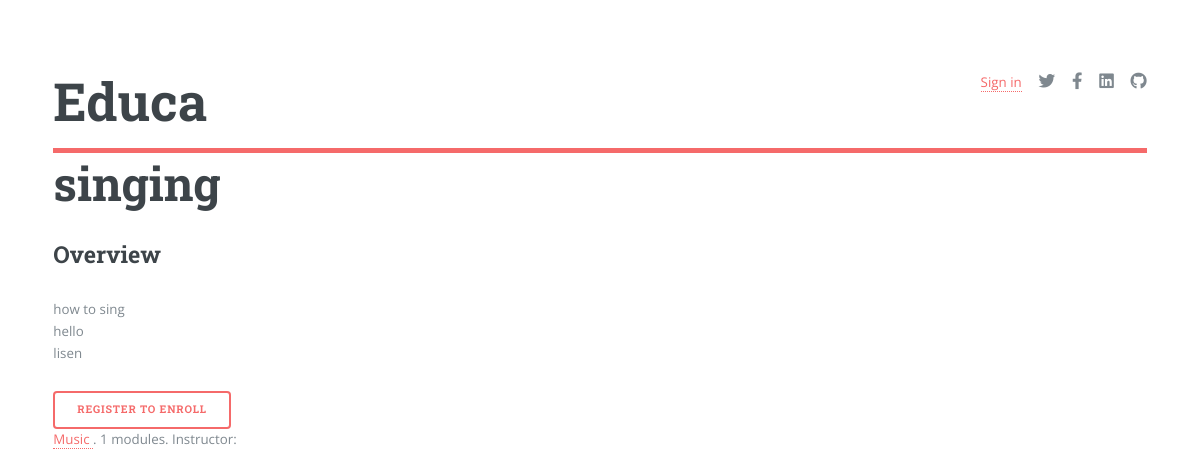
/course/singing/, run on the app's committed database.
### courses/models.py (models this page shows, shortened)
class Course(models.Model):
    owner = models.ForeignKey(User, related_name='courses_created', on_delete=models.CASCADE)
    subject = models.ForeignKey(Subject, related_name='courses', on_delete=models.CASCADE)
    title = models.CharField(max_length=200)
    slug = models.SlugField(max_length=200, unique=True)
    overview = models.TextField(blank=True)
    created = models.DateTimeField(auto_now_add=True)
    students = models.ManyToManyField(User, related_name='courses_joined', blank=True)
    class Meta:
        ordering= ['-created']

class Subject(models.Model):
    title = models.CharField(max_length=100)
    slug = models.CharField(max_length=100, unique=True)
    class Meta:
        ordering=['title']

### courses/views.py (the view)
# urls.py: path('<slug:slug>/', views.CourseDetailView.as_view(), name='course_detail'),
class CourseDetailView(DetailView):
    model = Course
    template_name = 'courses/course/detail.html'
    def get_context_data(self, **kwargs):
        context = super().get_context_data(**kwargs)
        context['enroll_form'] = CourseEnrollForm(initial={'course': self.object})
        return context

### courses/templates/courses/course/detail.html (shortened to what this page needs)
{% extends "base.html" %}
{% block content %}
    {% with subject=object.subject %}
        <h1>{{ object.title }}</h1>
        <div class="module">
            <h2>Overview</h2>
            <p>{{ object.overview|linebreaks }}</p>
            {% if request.user.is_authenticated %}
                <form action="{% url "student_enroll_course" %}" method="post">
                    {{ enroll_form }}
                    {% csrf_token %}
                    <input type="submit" value="Enroll now">
                </form>
            {% else %}
                    <a href="{% url "student_registration" %}" class="button">
                    Register to enroll
                    </a>
            {% endif %}
            <p>
                <a href="{% url "courses:course_list_subject" subject.slug %}">
                    {{ subject.title }}
                </a>.
                {{ object.modules.count }} modules.
                Instructor: {{ object.owner.get_full_name }}
            </p>
        </div>
    {% endwith %}
{% endblock %}

### static/assets/css/main.css (style rules this page uses)
html, body, div, span, applet, object, iframe, h1, h2, h3, h4, h5, h6, p, blockquote, pre, a, abbr, acronym, address, big, cite, code, del, dfn, em, img, ins, kbd, q, s, samp, small, strike, strong, sub, sup, tt, var, b, u, i, center, dl, dt, dd, ol, ul, li, fieldset, form, label, legend, table, caption, tbody, tfoot, thead, tr, th, td, article, aside, canvas, details, embed, figure, figcaption, footer, header, hgroup, menu, nav, output, ruby, section, summary, time, mark, audio, video { margin: 0; padding: 0; border: 0; font-size: 100%; font: inherit; vertical-align: baseline; }
body { line-height: 1; }
body { -webkit-text-size-adjust: none; }
body { -ms-overflow-style: scrollbar; }
html { box-sizing: border-box; }
*, *:before, *:after { box-sizing: inherit; }
body { background: #ffffff; }
body, input, select, textarea { color: #7f888f; font-family: "Open Sans", sans-serif; font-size: 13pt; font-weight: 400; line-height: 1.65; }
@media screen and (max-width: 1680px) { body, input, select, textarea { font-size: 11pt; } }
@media screen and (max-width: 1280px) { body, input, select, textarea { font-size: 10pt; } }
a { -moz-transition: color 0.2s ease-in-out, border-bottom-color 0.2s ease-in-out; -webkit-transition: color 0.2s ease-in-out, border-bottom-color 0.2s ease-in-out; -ms-transition: color 0.2s ease-in-out, border-bottom-color 0.2s ease-in-out; transition: color 0.2s ease-in-out, border-bottom-color 0.2s ease-in-out; border-bottom: dotted 1px; color: #f56a6a; text-decoration: none; }
p { margin: 0 0 2em 0; }
h1, h2, h3, h4, h5, h6 { color: #3d4449; font-family: "Roboto Slab", serif; font-weight: 700; line-height: 1.5; margin: 0 0 1em 0; }
h1 { font-size: 4em; margin: 0 0 0.5em 0; line-height: 1.3; }
h2 { font-size: 1.75em; }
@media screen and (max-width: 1680px) { h1 { font-size: 3.5em; } }
input[type="submit"], input[type="reset"], input[type="button"], button, .button { -moz-appearance: none; -webkit-appearance: none; -ms-appearance: none; appearance: none; -moz-transition: background-color 0.2s ease-in-out, color 0.2s ease-in-out; -webkit-transition: background-color 0.2s ease-in-out, color 0.2s ease-in-out; -ms-transition: background-color 0.2s ease-in-out, color 0.2s ease-in-out; transition: background-color 0.2s ease-in-out, color 0.2s ease-in-out; background-color: transparent; border-radius: 0.375em; border: 0; box-shadow: inset 0 0 0 2px #f56a6a; color: #f56a6a !important; cursor: pointer; display: inline-block; font-family: "Roboto Slab", serif; font-size: 0.8em; font-weight: 700; height: 3.5em; letter-spacing: 0.075em; line-height: 3.5em; padding: 0 2.25em; text-align: center; text-decoration: none; text-transform: uppercase; white-space: nowrap; }

### data on the page
Course: title "singing", overview "how to sing hello lisen", modules.count "1"
Subject: title "Music"
